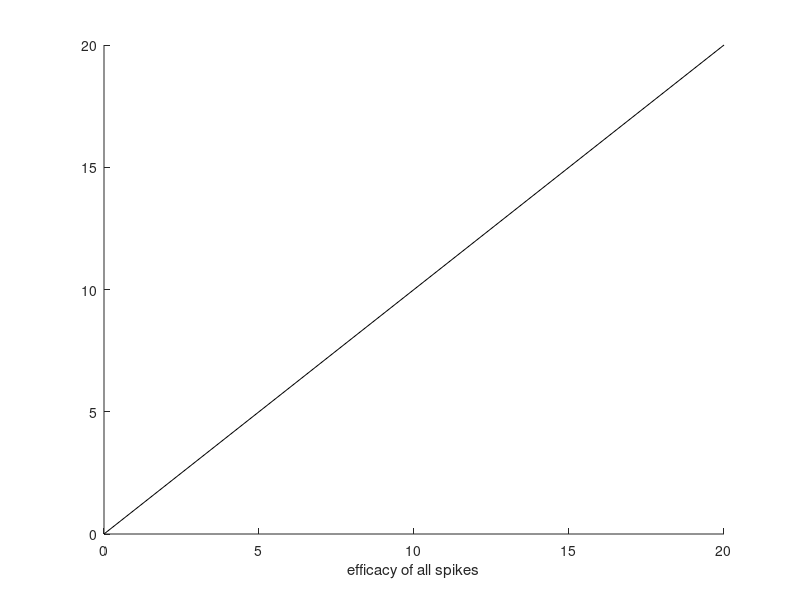
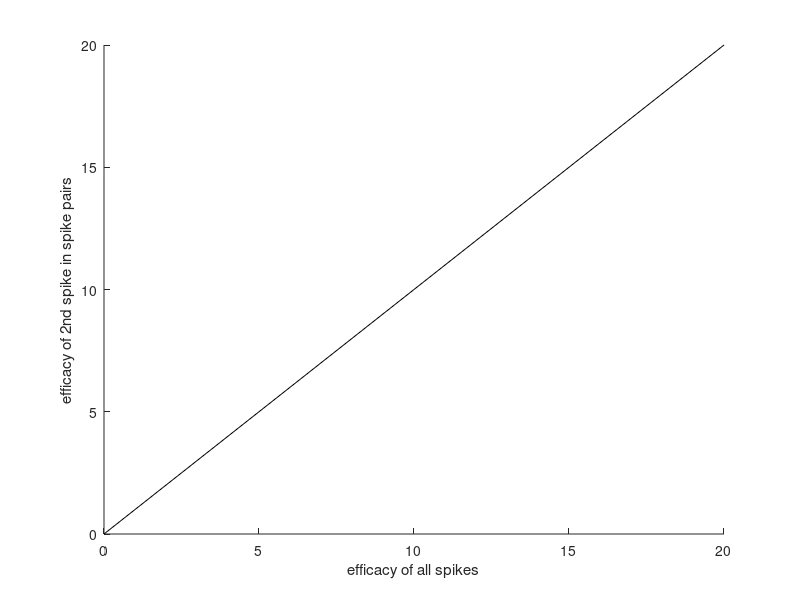
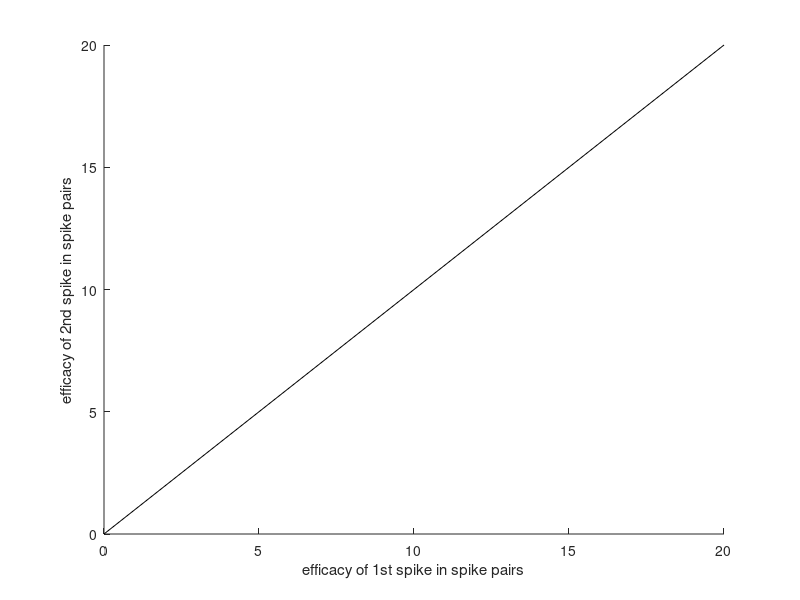

Write the MATLAB code that produced these figures, in order.
addpath(genpath('/home/conghu/MatlabCodes/cNE_connectivity'))
addpath(genpath('/home/conghu/MatlabCodes/support/figureplot'))
data_path = '/data/congcong/rat_MGB_A1/3_singleunit/dmr';
pair_files = dir(fullfile(data_path, '*pairs.mat'));
fig_folder = '/data/congcong/rat_MGB_A1/figure/singleunit/connect/homosynaptic';
cd(data_path)

%% get efficacy of connected pairs
plot_opt = 1;
binsize = 0.5;
centers = -100:binsize:100;
DT = 50;
isi_min = 5;
for ii = 1:length(pair_files)
    
    filename = fullfile(data_path, pair_files(ii).name);
    load(filename, 'connected_pairs')
    if isempty(connected_pairs)
        continue
    end
%     if isfield(connected_pairs, 'efficacy_spon')
%         continue
%     end
    % load spk
    exp = pair_files(ii).name(1:13);
    file_MGB = dir(fullfile(data_path, [exp '*H31x64*split.mat']));
    data = load(fullfile(data_path, file_MGB.name), 'spk');
    spk_MGB = data.spk.spk;
    file_A1 = dir(fullfile(data_path, [exp '*H22x32*split.mat']));
    data = load(fullfile(data_path, file_A1.name), 'spk');
    spk_A1 = data.spk.spk;
    
    for jj = 1:length(connected_pairs)
        
            
        idx_MGB = connected_pairs(jj).idx_MGB;
        idx_A1 = connected_pairs(jj).idx_A1;
        % for spontaneous response------------------------------
        connected_pairs(jj).nspk_MGB_spon = length(spk_MGB(idx_MGB).spiketimes_spon);
        connected_pairs(jj).nspk_A1_spon = length(spk_A1(idx_A1).spiketimes_spon);
        
        spiketimes = spk_A1(idx_A1).spiketimes_spon;
        spiketimes_all = spiketimes;
        % get raster of all spikes
        reftimes = spk_MGB(idx_MGB).spiketimes_spon;
        reftimes_all = reftimes;
        dur_spon = max(max(spiketimes), max(reftimes));
        r_all = raster(spiketimes, reftimes, 40);
        connected_pairs(jj).raster_spon = r_all;
        
        % efficacy
        ccg = connected_pairs(jj).ccg_spon;
        baseline = connected_pairs(jj).baseline_spon;
        idx = 203:210;
        causal_spikes = (ccg(idx) -  baseline(idx)');
        efficacy = sum(causal_spikes(causal_spikes>0)) / length(reftimes);
        connected_pairs(jj).efficacy_spon = efficacy*100;

        % get raster of spike pairs
        [fspk, sspk] = spike_pairs(reftimes, 30, DT);
        [spk_pairs, r_pair, efficacy] = pair_efficacy(fspk, sspk, spiketimes, isi_min);
        connected_pairs(jj).spk_pair_spon = spk_pairs;
        connected_pairs(jj).raster_pair_spon = r_pair;
        connected_pairs(jj).efficacy_pair_spon = efficacy;
        
        % get isi
        isi_A1_spon = diff(spiketimes);
        isi_MGB_spon = diff(reftimes);
        
        % for dmr response ------------------------------------
        connected_pairs(jj).nspk_MGB_stim = length(spk_MGB(idx_MGB).spiketimes_dmr);
        connected_pairs(jj).nspk_A1_stim = length(spk_A1(idx_A1).spiketimes_dmr);
        
        spiketimes = spk_A1(idx_A1).spiketimes_dmr;
        spiketimes_all = [spiketimes_all; spiketimes+dur_spon+100]; % add 100ms between spon and stim response
        % get raster of all spikes
        reftimes = spk_MGB(idx_MGB).spiketimes_dmr;
        reftimes_all = [reftimes_all; reftimes+dur_spon+100];
        r_all = raster(spiketimes, reftimes, 40);
        connected_pairs(jj).raster_stim = r_all;
        
         % efficacy
        ccg = connected_pairs(jj).ccg_stim;
        baseline = connected_pairs(jj).baseline_stim;
        idx = 203:210;
        causal_spikes = (ccg(idx) -  baseline(idx)');
        efficacy = sum(causal_spikes(causal_spikes>0)) / length(reftimes);
        connected_pairs(jj).efficacy_stim = efficacy*100;
        
        % get raster of spike pairs
        [fspk, sspk] = spike_pairs(reftimes, 30, DT);
        [spk_pairs, r_pair, efficacy] = pair_efficacy(fspk, sspk, spiketimes, isi_min);
        connected_pairs(jj).spk_pair_stim = spk_pairs;
        connected_pairs(jj).raster_pair_stim = r_pair;
        connected_pairs(jj).efficacy_pair_stim = efficacy;
        
        % get isi
        isi_A1_stim = diff(spiketimes);
        isi_MGB_stim = diff(reftimes);
        
        % ------ for combined response ------------------------------------
        [fspk, sspk] = spike_pairs(reftimes_all, 30, DT);
        [spk_pairs, r_pair, efficacy] = pair_efficacy(fspk, sspk, spiketimes_all, isi_min);
        connected_pairs(jj).spk_pair_all = spk_pairs;
        connected_pairs(jj).raster_pair_all = r_pair;
        connected_pairs(jj).efficacy_pair_all = efficacy;
        if plot_opt
            figure('Renderer', 'painters', 'Position', [10 50 1200 800],'visible', 'on')
            
            % -------raster and ccg for all MGB spikes ---------------------------------
            xl = 'Time After MGB Spike\n (ms)';
            yl = 'MGB Spike #';
            t = 'All MGB Spikes';
            % raster plot (spon)
            subplot(2, 6, 1)
            r = connected_pairs(jj).raster_spon;
            nspk = connected_pairs(jj).nspk_MGB_spon;
            raster_format(r, nspk, t, xl, yl)
            % ccg
            subplot(4, 6, 13)
            ccg = connected_pairs(jj).ccg_spon;
            baseline = connected_pairs(jj).baseline_spon;
            efficacy = connected_pairs(jj).efficacy_spon;
            ccg_format(centers, ccg, baseline, xl, efficacy)
            ylabel(sprintf('A1 Neuron Response\n(spikes)'))
            
            % raster plot (stim)
            subplot(2, 6, 3)
            r = connected_pairs(jj).raster_stim;
            nspk = connected_pairs(jj).nspk_MGB_stim;
            raster_format(r, nspk, t, xl, yl)
            % ccg
            subplot(4, 6, 15)
            ccg = connected_pairs(jj).ccg_stim;
            baseline = connected_pairs(jj).baseline_stim;
            efficacy = connected_pairs(jj).efficacy_stim;
            ccg_format(centers, ccg, baseline, xl, efficacy)
            
             % raster plot (all)
            subplot(2, 6, 5)
            tmp = connected_pairs(jj).raster_stim;
            nspk_spon = connected_pairs(jj).nspk_MGB_spon;
            tmp(:,2) = tmp(:,2) + nspk_spon;
            r = [connected_pairs(jj).raster_spon; tmp];
            nspk = connected_pairs(jj).nspk_MGB_stim + nspk_spon;
            raster_format(r, nspk, t, xl, yl)
            plot([-40 40], connected_pairs(jj).nspk_MGB_spon*[1 1], 'k', 'linewidth', 1)
            % ccg
            subplot(4, 6, 17)
            ccg = connected_pairs(jj).ccg_stim ...
                + connected_pairs(jj).ccg_spon;
            baseline = connected_pairs(jj).baseline_stim ...
                + connected_pairs(jj).baseline_spon;
            causal_spikes = (ccg(idx) -  baseline(idx)');
            nspk = connected_pairs(jj).nspk_MGB_spon ...
                + connected_pairs(jj).nspk_MGB_stim;
            efficacy = sum(causal_spikes(causal_spikes>0)) / nspk * 100;
            connected_pairs(jj).efficacy_all = efficacy;
            ccg_format(centers, ccg, baseline, xl, efficacy)
            
            %----------raster and ccg for spike pairs -------------------------------------------
            yl = 'pair ISI (ms)';
            t = 'MGB Spike Pairs';
            % spon
            subplot(2, 6, 2)
            r = connected_pairs(jj).raster_pair_spon;
            nspk = length(connected_pairs(jj).spk_pair_spon);
            raster_format(r, nspk, t, xl, yl)
            raster_format2(r, nspk)
            %ccg
            subplot(4, 6, 14)
            ccg_format2(r)
            
            % dmr
            subplot(2, 6, 4)
            r = connected_pairs(jj).raster_pair_stim;
            nspk = length(connected_pairs(jj).spk_pair_stim);
            raster_format(r, nspk, t, xl, yl)
            raster_format2(r, nspk)
            %ccg
            subplot(4, 6, 16)
            ccg_format2(r)
            
            % all
            subplot(2, 6, 6)
            r = connected_pairs(jj).raster_pair_all;
            nspk = length(connected_pairs(jj).spk_pair_all);
            raster_format(r, nspk, t, xl, yl)
            raster_format2(r, nspk)
            
            %ccg
            subplot(4, 6, 18)
            ccg_format2(r)
            
            %----------efficacy vs ISI -------------------------------------------
            %spon
            subplot(4, 6, 19)
            efficacy_pair = connected_pairs(jj).efficacy_pair_spon;
            efficacy = connected_pairs(jj).efficacy_spon;
            plot_efficacy_isi(efficacy_pair, efficacy, 'spon');
            
            %stim
            subplot(4, 6, 20)
            efficacy_pair = connected_pairs(jj).efficacy_pair_stim;
            efficacy = connected_pairs(jj).efficacy_stim;
            plot_efficacy_isi(efficacy_pair, efficacy, 'dmr');
            
            %all
            subplot(4, 6, 21)
            efficacy_pair = connected_pairs(jj).efficacy_pair_all;
            efficacy = connected_pairs(jj).efficacy_all;
            plot_efficacy_isi(efficacy_pair, efficacy, 'all');
            
            %---------- ISI -------------------------------------------
            subplot(4, 6, 22)
            edges = 0:0.5:40;
            isi_spon = histcounts(isi_MGB_spon, edges);
            isi_stim = histcounts(isi_MGB_stim, edges);
            c =  (edges(1:end-1) + edges(2:end))/2;
            bar(c, isi_spon, 'facecolor', 0.4*[1 1 1], 'edgecolor', 0.4*[1 1 1])
            hold on
            plot(c, isi_stim, 'k')
            ymax = max([isi_spon, isi_stim])*1.1;
            ylim([0 ymax])
            text(10, ymax*0.8, 'MGB ISI')
            
            subplot(4, 6, 23)
            edges = 0:0.5:20;
            isi_spon = histcounts(isi_A1_spon, edges);
            isi_stim = histcounts(isi_A1_stim, edges);
            c =  (edges(1:end-1) + edges(2:end))/2;
            bar(c, isi_spon, 'facecolor', 0.4*[1 1 1], 'edgecolor', 0.4*[1 1 1])
            hold on
            plot(c, isi_stim, 'k')
            ymax = max([isi_spon, isi_stim])*1.1;
            ylim([0 ymax])
            text(10, ymax*0.8, 'A1 ISI')
            
            subplot(4, 6, 24)
            text(0.1, 0.9, sprintf('A1 nspk (spon): %d', length(isi_A1_spon)+1))
            text(0.1, 0.8, sprintf('A1 nspk (dmr): %d', length(isi_A1_stim)+1))
            text(0.1, 0.7, sprintf('MGB nspk (spon): %d', length(isi_MGB_spon)+1))
            text(0.1, 0.6, sprintf('MGB nspk (dmr): %d', length(isi_MGB_stim)+1))
            text(0.1, 0.5, sprintf('MGB npairs (spon): %d', ...
                size(connected_pairs(jj).spk_pair_spon, 1)))
            text(0.1, 0.4, sprintf('MGB npairs (dmr): %d', ...
                size(connected_pairs(jj).spk_pair_stim, 1)))
            xlim([0, 1])
            ylim([0 1])
            axis off
            box off

            
            saveas(gcf, fullfile(fig_folder, sprintf('%s-tha%d-crtx%d.jpg', exp, idx_MGB, idx_A1)))
            close
        end
        
    end
    
    save(filename, 'connected_pairs')
end
%% ccg aligned to first & second spike
t = 103:110;
centers = -50:0.5:50;
xl = 'Time After MGB Spike';

for ii = 1:length(pair_files)
    filename = fullfile(data_path, pair_files(ii).name);
    load(filename, 'connected_pairs')
       

    if isempty(connected_pairs)
        continue
    end

    % load spk
    exp = pair_files(ii).name(1:13);
    file_A1 = dir(fullfile(data_path, [exp '*H22x32*split.mat']));
    data = load(fullfile(data_path, file_A1.name), 'spk');
    spk_A1 = data.spk.spk;
    
    for jj = 1:length(connected_pairs)
        
        figure('Renderer', 'painters', 'Position', [10 50 400 600],'visible', 'on')
        
        idx_MGB = connected_pairs(jj).idx_MGB;
        idx_A1 = connected_pairs(jj).idx_A1;
        
        efficacy_all = zeros(1, 6);
        ccg_all = zeros(4, 201);
        baseline_all =  zeros(4, 201);
        nspk_all = 0;
        
        conditions = {'spon', 'stim'};
        c = 1;
        for kk = 1:length(conditions)
            condition = conditions{kk};
            
            spk_pairs = eval(sprintf('connected_pairs(jj).spk_pair_%s', condition));
            if strcmp(condition, 'stim')
                spiketimes = spk_A1(idx_A1).spiketimes_dmr;
            else
            spiketimes = eval(sprintf('spk_A1(idx_A1).spiketimes_%s', condition));
            end
            nspk = length(spk_pairs);
            nspk_all = nspk_all+nspk;
            % first spike
            subplot(3,2,kk*2-1)
            first_spikes = spk_pairs(:, 1);
            [efficacy, ccg, baseline] = ccg_format3(spiketimes, first_spikes, nspk);
            efficacy_all(c) = efficacy;
            ccg_all(c,:) = ccg;
            baseline_all(c,:) = baseline;
            title(sprintf('%s 1st', condition))
            c = c+1;
            
            % second spike
            subplot(3,2,kk*2)
            second_spikes = spk_pairs(:, 2);
            [efficacy, ccg, baseline] = ccg_format3(spiketimes, second_spikes, nspk);
            efficacy_all(c) = efficacy;
            ccg_all(c,:) = ccg;
            baseline_all(c,:) = baseline;
            title(sprintf('%s 2nd', condition))
            c = c+1;
        end
        
        % combined
        %first spike
        subplot(3, 2, 5)
        ccg = sum(ccg_all([1,3], :));
        baseline = sum(baseline_all([1,3], :));
        ccg_baseline = ccg - baseline;
        causal_spikes = ccg_baseline(t);
        efficacy_all(5) = sum(causal_spikes(causal_spikes > 0))/ nspk_all*100;
        ccg_format(centers, ccg, baseline, xl, efficacy_all(5))
        title('all 1st')
        
        subplot(3, 2, 6)
        ccg = sum(ccg_all([2,4], :));
        baseline = sum(baseline_all([2,4], :));
        ccg_baseline = ccg - baseline;
        causal_spikes = ccg_baseline(t);
        efficacy_all(6) = sum(causal_spikes(causal_spikes > 0))/ nspk_all*100;
        ccg_format(centers, ccg, baseline, xl, efficacy_all(6))
        title('all 2nd')
        
        % save results
        connected_pairs(jj).ccg_pair = ccg_all;
        connected_pairs(jj).baseline_pair = baseline_all;
        connected_pairs(jj).efficacy_pair = efficacy_all;
        
        saveas(gcf, fullfile(fig_folder, sprintf('ccg-%s-tha%d-crtx%d.jpg', exp, idx_MGB, idx_A1)))
        close all
    end
    save(filename, 'connected_pairs')
end
%% summary plot for efficacy
efficacy_all = [];
efficacy1 = [];
efficacy2 = [];
for ii = 1:length(pair_files)
    filename = fullfile(data_path, pair_files(ii).name);
    load(filename, 'connected_pairs')
    for jj = 1:length(connected_pairs)
        efficacy1 = [efficacy1, connected_pairs(jj).efficacy_pair(5)];
        efficacy2 = [efficacy2, connected_pairs(jj).efficacy_pair(6)];
        efficacy_all = [efficacy_all, connected_pairs(jj).efficacy_all];
    end
end

figure('Position', [10 50 250 250])
scatter(efficacy_all, efficacy1, 'k')
hold on
plot([0 20], [0, 20], 'k')
xlim([0 20])
ylim([0 20])
xlabel('efficacy of all spikes')

figure('Position', [10 50 250 250])
scatter(efficacy_all, efficacy2, 'k')
hold on
plot([0 20], [0, 20], 'k')
xlim([0 20])
ylim([0 20])
xlabel('efficacy of all spikes')
ylabel('efficacy of 2nd spike in spike pairs')

figure('Position', [10 50 250 250])
scatter(efficacy1, efficacy2, 'k')
hold on
plot([0 20], [0, 20], 'k')
xlim([0 20])
ylim([0 20])
xlabel('efficacy of 1st spike in spike pairs')
ylabel('efficacy of 2nd spike in spike pairs')
%% plot of # of A1 spikes after each MGB spike
cd('/data/congcong/rat_MGB_A1/3_singleunit/dmr')
files = dir('*pairs.mat');
isi = 1:30;
nA1spk1 = nan(1, 30);
nA1spk2 = nan(1, 30);
nMGBspk = nan(1, 30);
for ii = 1:length(files)
    load(files(ii).name, 'connected_pairs')
    exp = files(ii).name(1:13);
    for jj = 1:length(connected_pairs)
        
        idx_MGB = connected_pairs(jj).idx_MGB;
        idx_A1 = connected_pairs(jj).idx_A1;
        spk_pairs = connected_pairs(jj).raster_pair_all;
        
        for kk = 1:length(isi) 
            idx = spk_pairs(:, 3) > kk-1 & spk_pairs(:, 3) <= kk;
            if sum(idx) == 0
                continue
            end
            spk = spk_pairs(idx, :);
            spktimes2 = spk(:, 1) - spk(:, 3);
            nA1spk1(kk) = sum(spk(:,1) > 0 & spk(:,1) <= 5);
            nA1spk2(kk) = sum(spktimes2 > 0 & spktimes2 <= 5);
            nMGBspk(kk) = length(spk);
            
        end
        figure('visible', 'off')
        plot(1:30, nA1spk1./nMGBspk)
        hold on
        plot(1:30, nA1spk2./nMGBspk)
        xlabel('ISI (ms)')
        ylabel('# of A1 spikes / # of MGB spike pairs')
        legend({'1st spike', '2nd spike'})
        saveas(gcf, fullfile(fig_folder, sprintf('nspk-%s-tha%d-crtx%d.jpg', exp, idx_MGB, idx_A1)))
        close

    end
end


%% helper functions
function plot_efficacy_isi(efficacy_pair, efficacy, l)
plot(1:30, efficacy_pair(:,1), 'k--')
hold on
plot(1:30, efficacy_pair(:,2), 'k')
plot([1, 30], efficacy*[1, 1], 'k:')
ymax = max([max(max(efficacy_pair)), efficacy])*1.1;
ylim([0 ymax])
xlabel(sprintf('ISI (MGB2-MGB1) \n (ms)'))
ylabel('Efficacy %')
text(20, ymax*0.8, l)
end

function raster_format(raster, ymax, t, xl, yl)
scatter(raster(:,1), raster(:,2), 1.5, ...
                'markeredgecolor', 0.4*[1 1 1])
hold on
plot([0 0], [1 ymax], 'b--', 'linewidth', 1)
box on
xlim([-40 40])
ylim([1, ymax])
yticks(ylim)
ylabel(yl)
xlabel(sprintf(xl))
yh = get(gca,'ylabel');
p = get(yh,'position');
p(1) = p(1)*0.8;
set(yh, 'position', p)
title(t)
end

function raster_format2(r, nspk)
isi = unique(ceil(r(:,3)));
yt = zeros(1, length(isi));
for kk = 1:length(isi)
    idx = find(r(:,3) <= isi(kk), 1, 'last');
    plot([-40, 40], r(idx, 2)*[1, 1], 'k')
    yt(kk) = r(idx, 2);
end
idx = find(diff(yt) == 0);
yt(idx) = [];
isi(idx) = [];
yt(end) = nspk;
yticks(yt)
yticklabels(isi)
yt = [0 yt];
for kk = 1:length(yt)-1
    plot(isi(kk)*[1 1], [yt(kk), yt(kk+1)], 'b')
end

end

function ccg_format(centers, ccg, baseline, xl, efficacy)

bar(centers, ccg, 1, 'k')
hold on
ymax = max(ccg)*1.1;
plot([0, 0], [0, ymax], 'b--', 'linewidth', 1)
plot(centers, baseline, 'b')
xlim([-40 40])
ylim([0, ymax])
xlabel(sprintf(xl))
text(15, 0.8*ymax, sprintf('%.2f', efficacy))
end

function ccg_format2(r)
edges =  -40:0.5:40;
ccg = histcounts(r(:,1), edges);
c = (edges(1:end-1) + edges(2:end))/2;
bar(c, ccg, 1, 'k')
hold on
ymax = max(ccg)*1.1;
plot([0, 0], [0, ymax], 'b--', 'linewidth', 1)
ylim([0 ymax])
xlabel(sprintf('Time After 1st MGB Spike\n (ms)'))
end

function [efficacy, ccg, baseline] = ccg_format3(spiketimes, reftimes, nspk)
t = 103:110;
centers = -50:0.5:50;
xl = 'Time After MGB Spike';

[baseline, ccg] = get_baseline(spiketimes, reftimes, 0.5);
ccg_baseline = ccg - baseline;
causal_spikes = ccg_baseline(t);
efficacy = sum(causal_spikes(causal_spikes > 0))/ nspk*100;
ccg_format(centers, ccg, baseline, xl, efficacy)
end

function [spk_pairs, r_pair, efficacy] = pair_efficacy(fspk, sspk, spiketimes,t)
spk_pairs = [fspk, sspk]; % 1-first spike; 2-second spike
spk_pairs(:,3) = spk_pairs(:,2) - spk_pairs(:,1); % 3-isi
spk_pairs(spk_pairs(:,3) < t-1, :) = [];
spk_pairs(:,4) = 1:length(spk_pairs);% 4-current spike order (based on first spike time)
spk_pairs = sortrows(spk_pairs, 3); 
spk_pairs(:,5) = 1:length(spk_pairs);% 5-order based isi
spk_pairs = sortrows(spk_pairs, 4); % reorder spike times
r_pair = raster(spiketimes, spk_pairs(:,1), 40);
% 1-cortical spike relative time; 
% 2-corresponding MGB spike label as in column4
r_pair(:, 3) = spk_pairs(r_pair(:, 2),3); % 3-get isi for the spike pair
r_pair(:, 4) = spk_pairs(r_pair(:, 2),1); % 4- first spike
r_pair(:, 5) = spk_pairs(r_pair(:, 2),2); % 5 - second spike
r_pair(:, 2) = spk_pairs(r_pair(:, 2),5); % 2 - order based on isi in spk_pair

r_pair = sortrows(r_pair, 3);

efficacy = nan(30, 2);
for ii = t: 30
    idx = r_pair(:, 3) > ii-1 & r_pair(:, 3) <= ii;
    first_spikes = r_pair(idx, 4);
    
    if length(first_spikes) > 10
        
        nspk = length(first_spikes);
        second_spikes = r_pair(idx, 5);
        
        [baseline, ccg] = get_baseline(spiketimes, first_spikes, 0.5);
        ccg_baseline = ccg - baseline;
        t = 103:110;
        causal_spikes = ccg_baseline(t);
        efficacy(ii,1) = sum(causal_spikes(causal_spikes > 0))/ nspk*100;
        
        [baseline, ccg] = get_baseline(spiketimes, second_spikes, 0.5);
        ccg_baseline = ccg - baseline;
        causal_spikes = ccg_baseline(t);
        efficacy(ii,2) = sum(causal_spikes(causal_spikes > 0))/ nspk*100;
        
    end
end

end